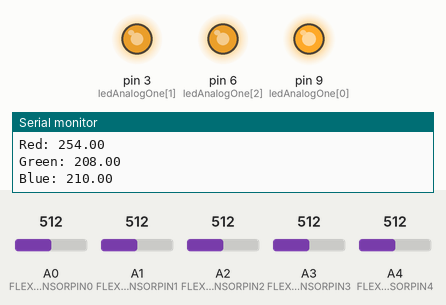
This sketch was run on a simulated Arduino Uno, built with avr-gcc and run on an emulated ATmega328P. Parts: output pins drawn as LEDs (lit = HIGH), the last lines printed to the serial monitor. Inputs (shaded band) come from the test bench; at power-on: A0 (FLEXSENSORPIN0) = 512, A1 (FLEXSENSORPIN1) = 512, A3 (FLEXSENSORPIN3) = 512, A2 (FLEXSENSORPIN2) = 512, A4 (FLEXSENSORPIN4) = 512.

Above: at 1.9 s.
2.0 s: A0 (FLEXSENSORPIN0) set to 306
At 3.4 s:
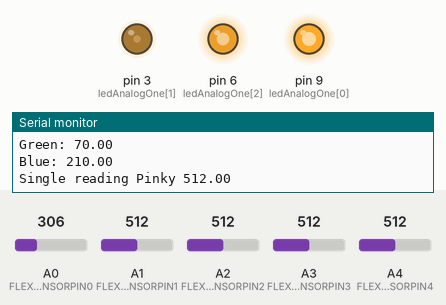
3.8 s: A1 (FLEXSENSORPIN1) set to 306
At 5.8 s:
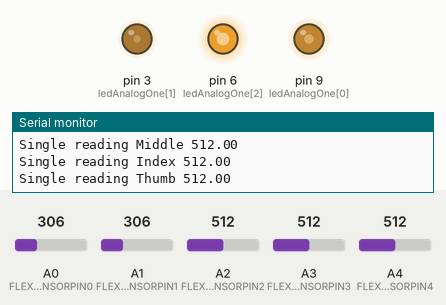
6.1 s: A3 (FLEXSENSORPIN3) set to 306
At 7.5 s:
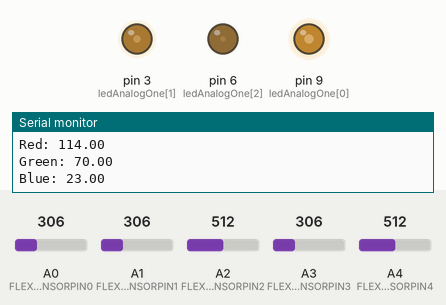
8.4 s: A0 (FLEXSENSORPIN0) set to 30
At 10.1 s:
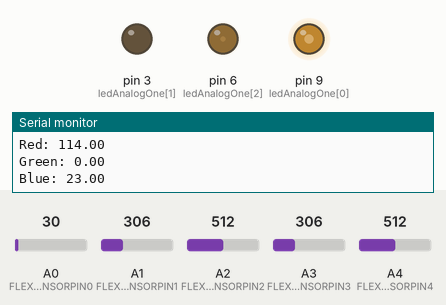
10.6 s: A1 (FLEXSENSORPIN1) set to 30
At 12.5 s:
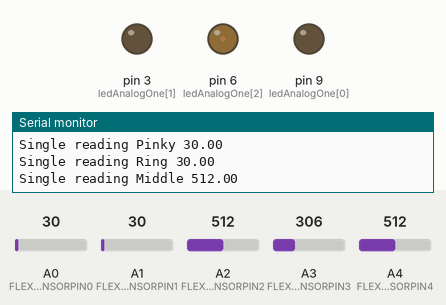
12.9 s: A3 (FLEXSENSORPIN3) set to 716
At 14.8 s:
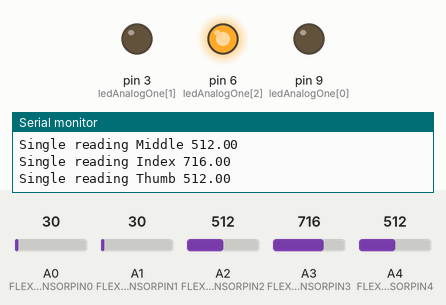
Timing chart, 0 to 16.1 s (numbered marks = the images above; inputs shaded):
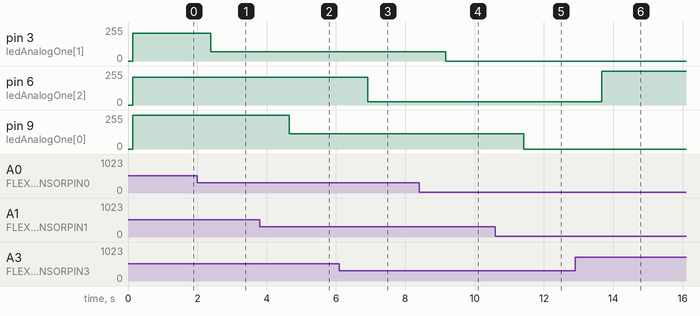

Measured:
- after the input at 2.0 s, pin 3 (ledAnalogOne[1]): 208/255 → 70/255 after 0.39 s
- after the input at 3.8 s, pin 9 (ledAnalogOne[0]): 254/255 → 114/255 after 0.86 s
- after the input at 6.1 s, pin 6 (ledAnalogOne[2]): 210/255 → 23/255 after 0.82 s
- after the input at 8.4 s, pin 3 (ledAnalogOne[1]): 70/255 → 0/255 after 0.77 s
- after the input at 10.6 s, pin 9 (ledAnalogOne[0]): 114/255 → 0/255 after 0.82 s
- after the input at 12.9 s, pin 6 (ledAnalogOne[2]): 23/255 → 254/255 after 0.77 s

The sketch:

FlexSensor_Gloves_RGB_Control.ino
```cpp
/*
  Author: Vikrant Gupta
  Email: vikrantgupta95@gmail.com
  LinkedIn: https://www.linkedin.com/in/vikrantgupta95/
  Instagram: https://www.instagram.com/crazyvikku/
  GitHub: https://github.com/vikrantgupta95/

  Description: This Arduino code is designed for a project involving flex sensors and RGB LEDs.
  It reads analog values from flex sensors connected to pins A0-A4, maps these values to RGB color
  intensities, and controls RGB LEDs accordingly. The code initializes serial communication at 9600
  baud rate and sets up the pins for sensor input and LED output. It continuously reads sensor values,
  maps them to RGB intensities, and sets the LED colors based on the sensor readings. Additionally, it
  includes functions for averaging sensor readings and mapping analog readings to RGB values.

  Last updated: [Date of Last Update]
*/

// What pins to connect the sensors to
#define FLEXSENSORPIN0 A0
#define FLEXSENSORPIN1 A1
#define FLEXSENSORPIN2 A2
#define FLEXSENSORPIN3 A3
#define FLEXSENSORPIN4 A4

//WILL HAVE TO CHANGE ONCE ON GLOVE AS PINS WILL LIKELY CHANGE
int ledAnalogOne[] = { 9, 3, 6 };  //the three pins of the first analog LED in the order of red, green, blue
                                   //These pins must be PWM

//defined variables for each sensor according to finger
float pinkyReading;
float ringReading;
float middleReading;
float indexReading;
float thumbReading;

void setup(void) {
  Serial.begin(9600);
  for (int i = 0; i < 3; i++) {
    pinMode(ledAnalogOne[i], OUTPUT);  //Set the three LED pins as outputs
  }
}

void loop(void) {
  pinkyReading = singleReading(FLEXSENSORPIN1);
  ringReading = singleReading(FLEXSENSORPIN0);
  middleReading = singleReading(FLEXSENSORPIN2);
  indexReading = singleReading(FLEXSENSORPIN3);
  thumbReading = singleReading(FLEXSENSORPIN4);

  Serial.print("Single reading Pinky ");
  Serial.println(pinkyReading);

  Serial.print("Single reading Ring ");
  Serial.println(ringReading);

  Serial.print("Single reading Middle ");
  Serial.println(middleReading);

  Serial.print("Single reading Index ");
  Serial.println(indexReading);

  Serial.print("Single reading Thumb ");
  Serial.println(thumbReading);

  /*map 3 readings to be RBG values. The bottom and top values were taken by analyzing multiple readings to determine the best values to use.
  These values will likely be different for everyone so be sure to change them as they suit your project
  can use average() to determine the values as well*/
  ringReading = mapReading(ringReading, 200, 580);
  pinkyReading = mapReading(pinkyReading, 205, 430);
  indexReading = mapReading(indexReading, 280, 560);

  setLED(pinkyReading, ringReading, indexReading);

  delay(1000);
}

/**
 * gets a reading from an analog pin
 * @param pin the pin to read from
 * @return the reading
 */
float singleReading(int pin) {
  float reading;
  reading = analogRead(pin);
  return reading;
}

/**
 * maps an analog reading to a value between 0-254, 254 used for demonstration purposes to show that values were
 * being read and manipulated at all times. bottom and top values used are the average values when the sensor is bent (bottom)
 * and when it is held straight (top)
 * @param analogReading reading to be mapped
 * @param bottom the value used as the minimum value for the sensor
 * @param top the value used as the maximum value for the sensor
 * @return mapped value to be used for the RGB light
 */
float mapReading(float analogReading, float bottom, float top) {
  float calibratedValue;
  if (analogReading > top) {
    calibratedValue = 254;
  } else if (analogReading < bottom) {
    calibratedValue = 0;
  } else {
    calibratedValue = map(analogReading, bottom, top, 0, 254);
  }
  return calibratedValue;
}

/**
 * sets the values for the RBG LED
 * @param red the value for the red light 0-255
 * @param green the value for the green light 0-255
 * @param blue the value for the blue light 0-255
 */
void setLED(float red, float green, float blue) {
  Serial.println("");
  Serial.print("Red: ");
  Serial.println(red);
  Serial.print("Green: ");
  Serial.println(green);
  Serial.print("Blue: ");
  Serial.println(blue);
  Serial.println("");
  analogWrite(ledAnalogOne[0], red);
  analogWrite(ledAnalogOne[1], green);
  analogWrite(ledAnalogOne[2], blue);
}

/**
 * gets and print the average values taken from the sensor as per the NUMSAMPLES variable
 */
void average() {
  int NUMSAMPLES = 100;
  uint8_t i;
  float average;
  int samples[NUMSAMPLES];

  // take N samples in a row, with a slight delay
  for (i = 0; i < NUMSAMPLES; i++) {
    //Change the pin according to which sensor you are calibrating
    samples[i] = analogRead(FLEXSENSORPIN0);
    delay(10);
  }

  // average all the samples out
  average = 0;
  for (i = 0; i < NUMSAMPLES; i++) {
    average += samples[i];
  }
  average /= NUMSAMPLES;

  Serial.print("Average reading ");
  Serial.println(average);
}
```
